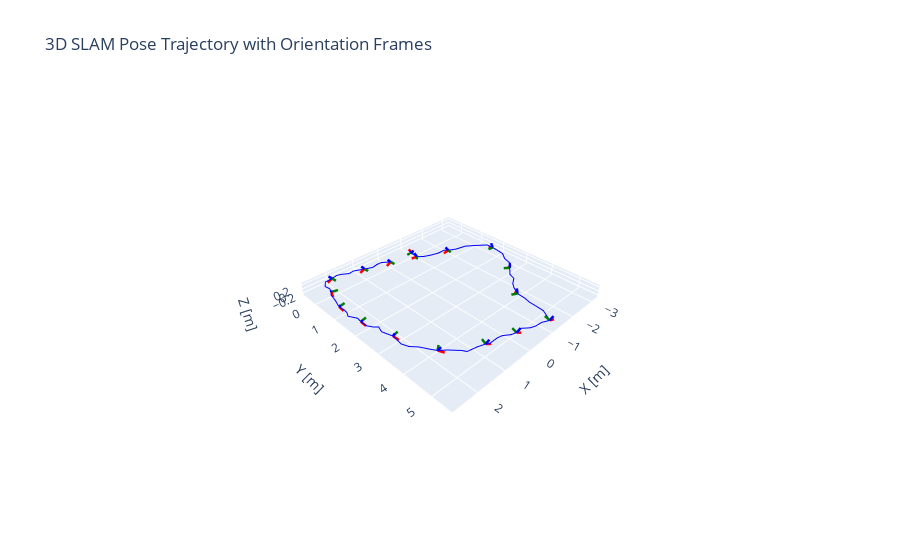

The notebook cell this image was saved under:
### Code cell
import numpy as np
import plotly.graph_objects as go
from scipy.spatial.transform import Rotation as R

# Load data from the text file
file_path = "rtabmap_slam.txt"

# Read data, skipping the first header row
data = np.loadtxt(file_path, skiprows=1)

# Extract positions and quaternions
positions = data[:, 1:4]  # x, y, z
quaternions = data[:, 4:8]  # qx, qy, qz, qw

# Create a 3D scatter plot for the trajectory
fig = go.Figure(data=[go.Scatter3d(
    x=positions[:, 0],
    y=positions[:, 1],
    z=positions[:, 2],
    mode='lines',
    line=dict(color='blue', width=2),
    name='Trajectory',
    showlegend=False
)])

# Function to plot coordinate frames
def plot_coordinate_frame(fig, position, quaternion, scale=0.2):
    # Convert quaternion (qx, qy, qz, qw) to rotation matrix
    rotation = R.from_quat(quaternion).as_matrix()
    
    # Define origin
    origin = position
    
    # Define axes in local frame
    axes = np.eye(3) * scale
    
    # Transform axes to global frame
    transformed_axes = rotation @ axes
    
    # Define colors for x, y, z axes
    colors = ['red', 'green', 'blue']
    
    for i in range(3):
        fig.add_trace(go.Scatter3d(
            x=[origin[0], origin[0] + transformed_axes[0, i]],
            y=[origin[1], origin[1] + transformed_axes[1, i]],
            z=[origin[2], origin[2] + transformed_axes[2, i]],
            mode='lines',
            line=dict(color=colors[i], width=5),
            name=f'{colors[i]} axis',
            showlegend=False
        ))

# Plot coordinate frames at selected intervals
for i in range(0, len(positions), 5):  # Adjust step size for clarity
    plot_coordinate_frame(fig, positions[i], quaternions[i])

# Compute the range for each axis
x_range = positions[:, 0].max() - positions[:, 0].min()
y_range = positions[:, 1].max() - positions[:, 1].min()
z_range = positions[:, 2].max() - positions[:, 2].min()

# Determine the maximum range
max_range = max(x_range, y_range, z_range)

# Set the aspect ratio based on the maximum range
aspect_ratio = dict(x=x_range / max_range, y=y_range / max_range, z=z_range / max_range)

# Update layout to set equal aspect ratio
fig.update_layout(
    scene=dict(
        aspectmode='manual',
        aspectratio=aspect_ratio,
        xaxis=dict(title='X [m]'),
        yaxis=dict(title='Y [m]'),
        zaxis=dict(title='Z [m]')
    ),
    title='3D SLAM Pose Trajectory with Orientation Frames',
    legend=dict(x=0, y=1)
)

# Show the plot
fig.show()

### Figure 1 — Plotly figure (JSON) as saved in the notebook; plotly's stock layout.template omitted (floating-point values rounded to 4 significant figures)
{"data": [{"line": {"color": "blue", "width": 2}, "mode": "lines", "name": "Trajectory", "showlegend": false, "type": "scatter3d", "x": [0.0, 0.0601, 0.296, 0.4496, 0.6621, 0.9061, 1.236, 1.399, 1.599, 1.733, 1.936, 2.078, 2.178, 2.309, 2.292, 2.36, 2.449, 2.495, 2.518, 2.573, 2.588, 2.568, 2.568, 2.651, 2.515, 2.531, 2.508, 2.429, 2.341, 2.422, 2.322, 2.344, 2.277, 2.1, 1.959, 1.851, 1.66, 1.427, 1.337, 1.03, 0.8145, 0.724, 0.4288, 0.2542, 0.0519, -0.1436, -0.3468, -0.5065, -0.6785, -0.938, -1.179, -1.407, -1.428, -1.451, -1.523, -1.556, -1.725, -1.9, -2.157, -2.211, -2.494, -2.73, -2.824, -3.022, -3.073, -3.138, -3.136, -2.81, -2.573, -2.197, -1.961, -1.867, -1.591, -1.336, -1.073, -0.9195, -0.9525, -1.07, -1.085, -1.099, -1.094, -1.101], "y": [0.0, 0.04942, -0.1065, -0.1242, -0.06811, -0.1802, -0.3206, -0.307, -0.4322, -0.4885, -0.4386, -0.4417, -0.438, -0.2455, -0.02027, 0.1741, 0.2957, 0.5417, 0.6643, 0.8457, 0.9175, 1.136, 1.262, 1.435, 1.702, 1.864, 2.094, 2.264, 2.407, 2.632, 2.985, 3.334, 3.561, 3.754, 4.019, 4.167, 4.329, 4.592, 4.701, 4.767, 4.854, 4.913, 4.919, 4.939, 5.075, 5.104, 5.084, 5.267, 5.323, 5.336, 5.437, 5.056, 4.806, 4.528, 4.325, 4.019, 3.755, 3.569, 3.406, 3.2, 2.967, 2.79, 2.483, 2.235, 1.949, 1.684, 1.441, 1.143, 0.9168, 0.8578, 0.7023, 0.5777, 0.6041, 0.5519, 0.4237, 0.2504, -0.08402, -0.2888, -0.3294, -0.3266, -0.2166, -0.2317], "z": [0.0, 0.06972, 0.08433, 0.07427, 0.08277, 0.08161, 0.0909, 0.07713, 0.08371, 0.07869, 0.09167, 0.06716, 0.0703, 0.05703, 0.08779, 0.1071, 0.1027, 0.1144, 0.083, 0.07271, 0.07634, 0.06561, 0.03903, 0.05329, 0.05881, 0.0302, 0.001568, 0.02072, 0.06412, 0.08999, 0.09681, 0.04747, 0.06774, 0.05565, 0.05904, 0.04041, 0.03372, 0.0386, 0.007386, 0.008531, 0.02502, 0.02449, 0.0388, 0.01265, 0.00446, -0.04242, -0.0182, 0.02439, 0.01066, -0.01053, -0.02046, -0.02012, -0.01361, -0.01635, -0.03161, -0.03215, -0.03605, -0.07876, -0.0792, -0.0364, -0.02822, -0.03216, -0.03273, -0.03192, -0.03034, -0.07526, -0.06961, -0.08256, -0.1129, -0.08886, -0.114, -0.1255, -0.1045, -0.08522, -0.09758, -0.1174, -0.1401, -0.193, -0.2573, -0.2787, -0.2891, -0.2856]}, {"line": {"color": "red", "width": 5}, "mode": "lines", "name": "red axis", "showlegend": false, "type": "scatter3d", "x": [0, 0.173], "y": [0, 0.006052], "z": [0, -0.1001]}, {"line": {"color": "green", "width": 5}, "mode": "lines", "name": "green axis", "showlegend": false, "type": "scatter3d", "x": [0, 0.001759], "y": [0, 0.1994], "z": [0, 0.0151]}, {"line": {"color": "blue", "width": 5}, "mode": "lines", "name": "blue axis", "showlegend": false, "type": "scatter3d", "x": [0, 0.1003], "y": [0, -0.01394], "z": [0, 0.1725]}, {"line": {"color": "red", "width": 5}, "mode": "lines", "name": "red axis", "showlegend": false, "type": "scatter3d", "x": [0.9061, 1.084], "y": [-0.1802, -0.1751], "z": [0.08161, -0.01002]}, {"line": {"color": "green", "width": 5}, "mode": "lines", "name": "green axis", "showlegend": false, "type": "scatter3d", "x": [0.9061, 0.9118], "y": [-0.1802, 0.01847], "z": [0.08161, 0.1038]}, {"line": {"color": "blue", "width": 5}, "mode": "lines", "name": "blue axis", "showlegend": false, "type": "scatter3d", "x": [0.9061, 0.9977], "y": [-0.1802, -0.2025], "z": [0.08161, 0.258]}, {"line": {"color": "red", "width": 5}, "mode": "lines", "name": "red axis", "showlegend": false, "type": "scatter3d", "x": [1.936, 2.104], "y": [-0.4386, -0.4331], "z": [0.09167, -0.01567]}, {"line": {"color": "green", "width": 5}, "mode": "lines", "name": "green axis", "showlegend": false, "type": "scatter3d", "x": [1.936, 1.932], "y": [-0.4386, -0.2387], "z": [0.09167, 0.09597]}, {"line": {"color": "blue", "width": 5}, "mode": "lines", "name": "blue axis", "showlegend": false, "type": "scatter3d", "x": [1.936, 2.043], "y": [-0.4386, -0.4402], "z": [0.09167, 0.2604]}, {"line": {"color": "red", "width": 5}, "mode": "lines", "name": "red axis", "showlegend": false, "type": "scatter3d", "x": [2.36, 2.413], "y": [0.1741, 0.3387], "z": [0.1071, 0.006475]}, {"line": {"color": "green", "width": 5}, "mode": "lines", "name": "green axis", "showlegend": false, "type": "scatter3d", "x": [2.36, 2.172], "y": [0.1741, 0.242], "z": [0.1071, 0.1197]}, {"line": {"color": "blue", "width": 5}, "mode": "lines", "name": "blue axis", "showlegend": false, "type": "scatter3d", "x": [2.36, 2.405], "y": [0.1741, 0.2651], "z": [0.1071, 0.2795]}, {"line": {"color": "red", "width": 5}, "mode": "lines", "name": "red axis", "showlegend": false, "type": "scatter3d", "x": [2.588, 2.562], "y": [0.9175, 1.084], "z": [0.07634, -0.03111]}, {"line": {"color": "green", "width": 5}, "mode": "lines", "name": "green axis", "showlegend": false, "type": "scatter3d", "x": [2.588, 2.39], "y": [0.9175, 0.899], "z": [0.07634, 0.09645]}, {"line": {"color": "blue", "width": 5}, "mode": "lines", "name": "blue axis", "showlegend": false, "type": "scatter3d", "x": [2.588, 2.595], "y": [0.9175, 1.027], "z": [0.07634, 0.2438]}, {"line": {"color": "red", "width": 5}, "mode": "lines", "name": "red axis", "showlegend": false, "type": "scatter3d", "x": [2.531, 2.489], "y": [1.864, 2.025], "z": [0.0302, -0.08012]}, {"line": {"color": "green", "width": 5}, "mode": "lines", "name": "green axis", "showlegend": false, "type": "scatter3d", "x": [2.531, 2.336], "y": [1.864, 1.831], "z": [0.0302, 0.05723]}, {"line": {"color": "blue", "width": 5}, "mode": "lines", "name": "blue axis", "showlegend": false, "type": "scatter3d", "x": [2.531, 2.535], "y": [1.864, 1.977], "z": [0.0302, 0.1948]}, {"line": {"color": "red", "width": 5}, "mode": "lines", "name": "red axis", "showlegend": false, "type": "scatter3d", "x": [2.322, 2.275], "y": [2.985, 3.162], "z": [0.09681, 0.01776]}, {"line": {"color": "green", "width": 5}, "mode": "lines", "name": "green axis", "showlegend": false, "type": "scatter3d", "x": [2.322, 2.129], "y": [2.985, 2.936], "z": [0.09681, 0.1037]}, {"line": {"color": "blue", "width": 5}, "mode": "lines", "name": "blue axis", "showlegend": false, "type": "scatter3d", "x": [2.322, 2.309], "y": [2.985, 3.063], "z": [0.09681, 0.2804]}, {"line": {"color": "red", "width": 5}, "mode": "lines", "name": "red axis", "showlegend": false, "type": "scatter3d", "x": [1.851, 1.735], "y": [4.167, 4.303], "z": [0.04041, -0.04932]}, {"line": {"color": "green", "width": 5}, "mode": "lines", "name": "green axis", "showlegend": false, "type": "scatter3d", "x": [1.851, 1.698], "y": [4.167, 4.04], "z": [0.04041, 0.04784]}, {"line": {"color": "blue", "width": 5}, "mode": "lines", "name": "blue axis", "showlegend": false, "type": "scatter3d", "x": [1.851, 1.799], "y": [4.167, 4.241], "z": [0.04041, 0.219]}, {"line": {"color": "red", "width": 5}, "mode": "lines", "name": "red axis", "showlegend": false, "type": "scatter3d", "x": [0.8145, 0.6465], "y": [4.854, 4.91], "z": [0.02502, -0.06838]}, {"line": {"color": "green", "width": 5}, "mode": "lines", "name": "green axis", "showlegend": false, "type": "scatter3d", "x": [0.8145, 0.7447], "y": [4.854, 4.668], "z": [0.02502, 0.04016]}, {"line": {"color": "blue", "width": 5}, "mode": "lines", "name": "blue axis", "showlegend": false, "type": "scatter3d", "x": [0.8145, 0.7314], "y": [4.854, 4.9], "z": [0.02502, 0.2012]}, {"line": {"color": "red", "width": 5}, "mode": "lines", "name": "red axis", "showlegend": false, "type": "scatter3d", "x": [-0.1436, -0.3089], "y": [5.104, 5.141], "z": [-0.04242, -0.1488]}, {"line": {"color": "green", "width": 5}, "mode": "lines", "name": "green axis", "showlegend": false, "type": "scatter3d", "x": [-0.1436, -0.1976], "y": [5.104, 4.912], "z": [-0.04242, -0.02498]}, {"line": {"color": "blue", "width": 5}, "mode": "lines", "name": "blue axis", "showlegend": false, "type": "scatter3d", "x": [-0.1436, -0.2424], "y": [5.104, 5.147], "z": [-0.04242, 0.126]}, {"line": {"color": "red", "width": 5}, "mode": "lines", "name": "red axis", "showlegend": false, "type": "scatter3d", "x": [-1.179, -1.361], "y": [5.437, 5.455], "z": [-0.02046, -0.1022]}, {"line": {"color": "green", "width": 5}, "mode": "lines", "name": "green axis", "showlegend": false, "type": "scatter3d", "x": [-1.179, -1.212], "y": [5.437, 5.243], "z": [-0.02046, 0.01062]}, {"line": {"color": "blue", "width": 5}, "mode": "lines", "name": "blue axis", "showlegend": false, "type": "scatter3d", "x": [-1.179, -1.256], "y": [5.437, 5.479], "z": [-0.02046, 0.1594]}, {"line": {"color": "red", "width": 5}, "mode": "lines", "name": "red axis", "showlegend": false, "type": "scatter3d", "x": [-1.556, -1.631], "y": [4.019, 3.852], "z": [-0.03215, -0.113]}, {"line": {"color": "green", "width": 5}, "mode": "lines", "name": "green axis", "showlegend": false, "type": "scatter3d", "x": [-1.556, -1.375], "y": [4.019, 3.934], "z": [-0.03215, -0.02264]}, {"line": {"color": "blue", "width": 5}, "mode": "lines", "name": "blue axis", "showlegend": false, "type": "scatter3d", "x": [-1.556, -1.599], "y": [4.019, 3.95], "z": [-0.03215, 0.1505]}, {"line": {"color": "red", "width": 5}, "mode": "lines", "name": "red axis", "showlegend": false, "type": "scatter3d", "x": [-2.494, -2.599], "y": [2.967, 2.812], "z": [-0.02822, -0.09948]}, {"line": {"color": "green", "width": 5}, "mode": "lines", "name": "green axis", "showlegend": false, "type": "scatter3d", "x": [-2.494, -2.333], "y": [2.967, 2.85], "z": [-0.02822, -0.01239]}, {"line": {"color": "blue", "width": 5}, "mode": "lines", "name": "blue axis", "showlegend": false, "type": "scatter3d", "x": [-2.494, -2.548], "y": [2.967, 2.917], "z": [-0.02822, 0.158]}, {"line": {"color": "red", "width": 5}, "mode": "lines", "name": "red axis", "showlegend": false, "type": "scatter3d", "x": [-3.138, -3.138], "y": [1.684, 1.503], "z": [-0.07526, -0.1613]}, {"line": {"color": "green", "width": 5}, "mode": "lines", "name": "green axis", "showlegend": false, "type": "scatter3d", "x": [-3.138, -2.939], "y": [1.684, 1.675], "z": [-0.07526, -0.05785]}, {"line": {"color": "blue", "width": 5}, "mode": "lines", "name": "blue axis", "showlegend": false, "type": "scatter3d", "x": [-3.138, -3.157], "y": [1.684, 1.598], "z": [-0.07526, 0.1044]}, {"line": {"color": "red", "width": 5}, "mode": "lines", "name": "red axis", "showlegend": false, "type": "scatter3d", "x": [-1.961, -1.791], "y": [0.7023, 0.6552], "z": [-0.114, -0.2098]}, {"line": {"color": "green", "width": 5}, "mode": "lines", "name": "green axis", "showlegend": false, "type": "scatter3d", "x": [-1.961, -1.89], "y": [0.7023, 0.8863], "z": [-0.114, -0.07996]}, {"line": {"color": "blue", "width": 5}, "mode": "lines", "name": "blue axis", "showlegend": false, "type": "scatter3d", "x": [-1.961, -1.881], "y": [0.7023, 0.6397], "z": [-0.114, 0.05819]}, {"line": {"color": "red", "width": 5}, "mode": "lines", "name": "red axis", "showlegend": false, "type": "scatter3d", "x": [-0.9195, -0.7813], "y": [0.2504, 0.1349], "z": [-0.1174, -0.2044]}, {"line": {"color": "green", "width": 5}, "mode": "lines", "name": "green axis", "showlegend": false, "type": "scatter3d", "x": [-0.9195, -0.7836], "y": [0.2504, 0.3952], "z": [-0.1174, -0.09366]}, {"line": {"color": "blue", "width": 5}, "mode": "lines", "name": "blue axis", "showlegend": false, "type": "scatter3d", "x": [-0.9195, -0.8702], "y": [0.2504, 0.1749], "z": [-0.1174, 0.06113]}, {"line": {"color": "red", "width": 5}, "mode": "lines", "name": "red axis", "showlegend": false, "type": "scatter3d", "x": [-1.094, -1.109], "y": [-0.2166, -0.4005], "z": [-0.2891, -0.212]}, {"line": {"color": "green", "width": 5}, "mode": "lines", "name": "green axis", "showlegend": false, "type": "scatter3d", "x": [-1.094, -0.8943], "y": [-0.2166, -0.2303], "z": [-0.2891, -0.2822]}, {"line": {"color": "blue", "width": 5}, "mode": "lines", "name": "blue axis", "showlegend": false, "type": "scatter3d", "x": [-1.094, -1.095], "y": [-0.2166, -0.1392], "z": [-0.2891, -0.1047]}], "layout": {"legend": {"x": 0, "y": 1}, "scene": {"aspectmode": "manual", "aspectratio": {"x": 0.9768, "y": 1, "z": 0.06808}, "xaxis": {"title": {"text": "X [m]"}}, "yaxis": {"title": {"text": "Y [m]"}}, "zaxis": {"title": {"text": "Z [m]"}}}, "title": {"text": "3D SLAM Pose Trajectory with Orientation Frames"}}}
